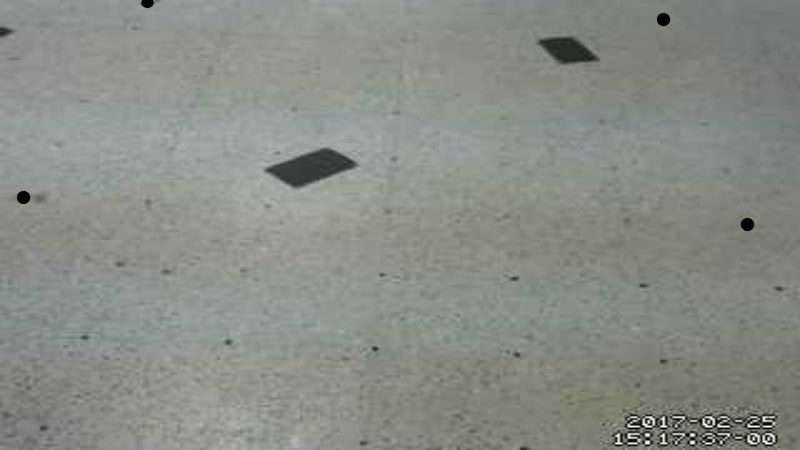
#> input picture input/C1/calib.jpg, 800 x 450 px
$ python display_all.py
#> lines starting #> are read from the running program, lines starting #| are printed output that depends on the picture
import cv2

def show_finals():
    print("Original Images")
    for i in range(1, 5):
        name = "./input/C"+str(i)+"/calib.jpg"
        cv2.imshow("Image",cv2.imread(name))
        cv2.waitKey(0)

    print("Black and White Images")
    for i in range(1, 5):
        name = "./input/C"+str(i)+"/bw.jpg"
#> name = './input/C1/bw.jpg'
        cv2.imshow("Image",cv2.imread(name))
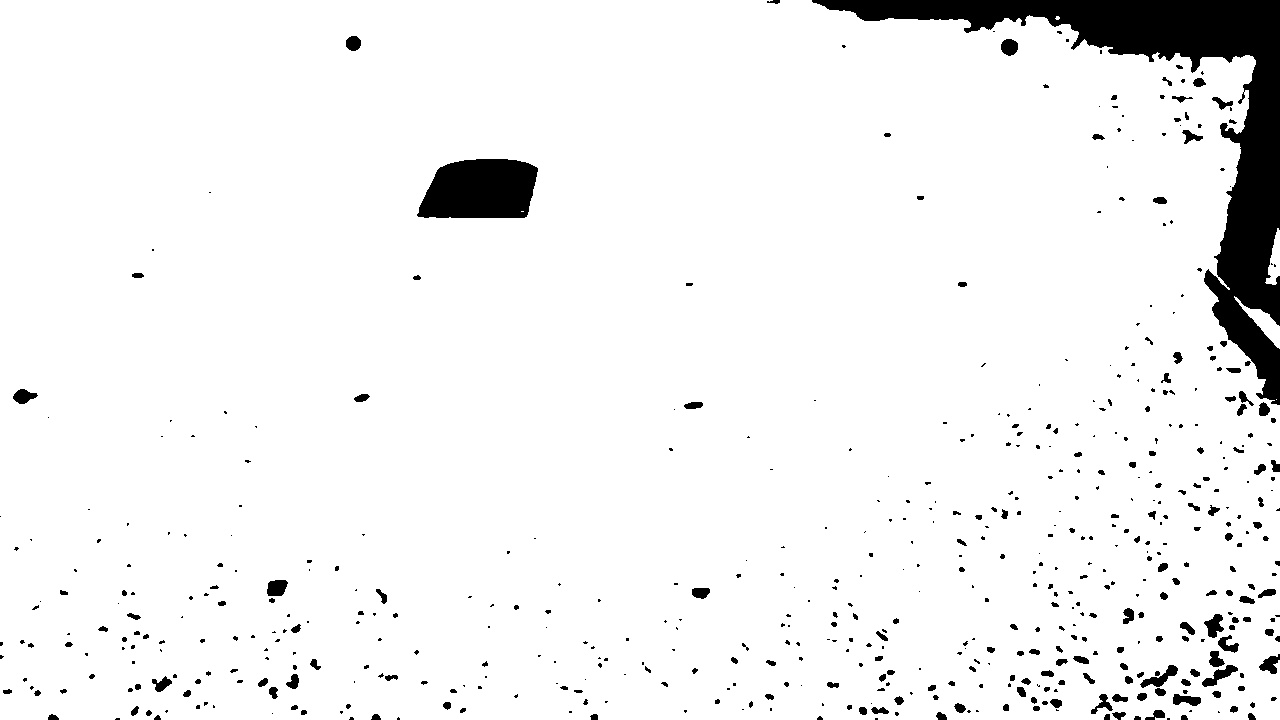
#> input picture input/C1/bw.jpg, 1280 x 720 px
        cv2.waitKey(0)

    print("Top View Images")
    for i in range(1, 5):
        name = "./input/C"+str(i)+"/pers2.jpg"
#> name = './input/C1/pers2.jpg'
        cv2.imshow("Image",cv2.imread(name))
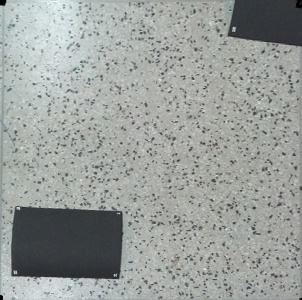
#> input picture input/pers2.jpg, 302 x 300 px, found by its file name
        cv2.waitKey(0)

show_finals()
